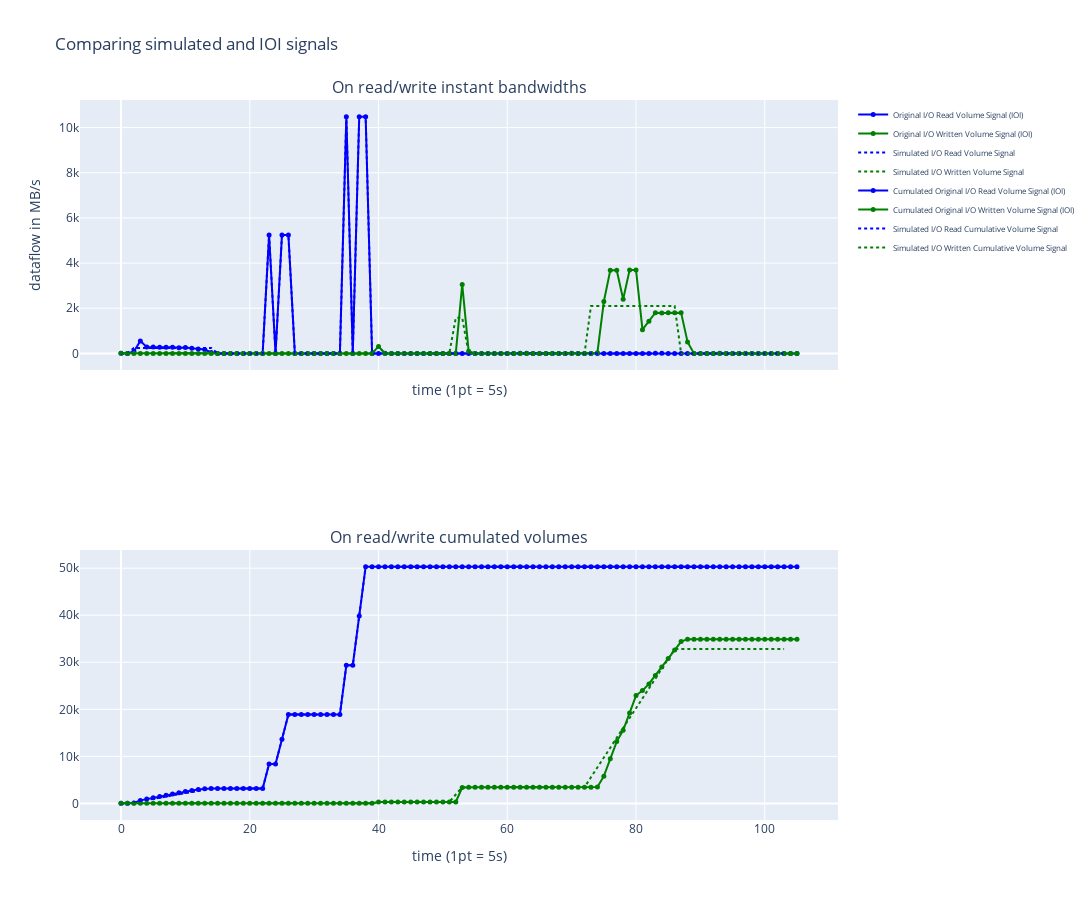

The notebook cell this image was saved under:
### Code cell
fig = display_original_sim_signals((sim_time, sim_read_bw, sim_write_bw),
                                   (timestamps, original_read, original_write),
                                   width=1400, height=900)
fig.show()
